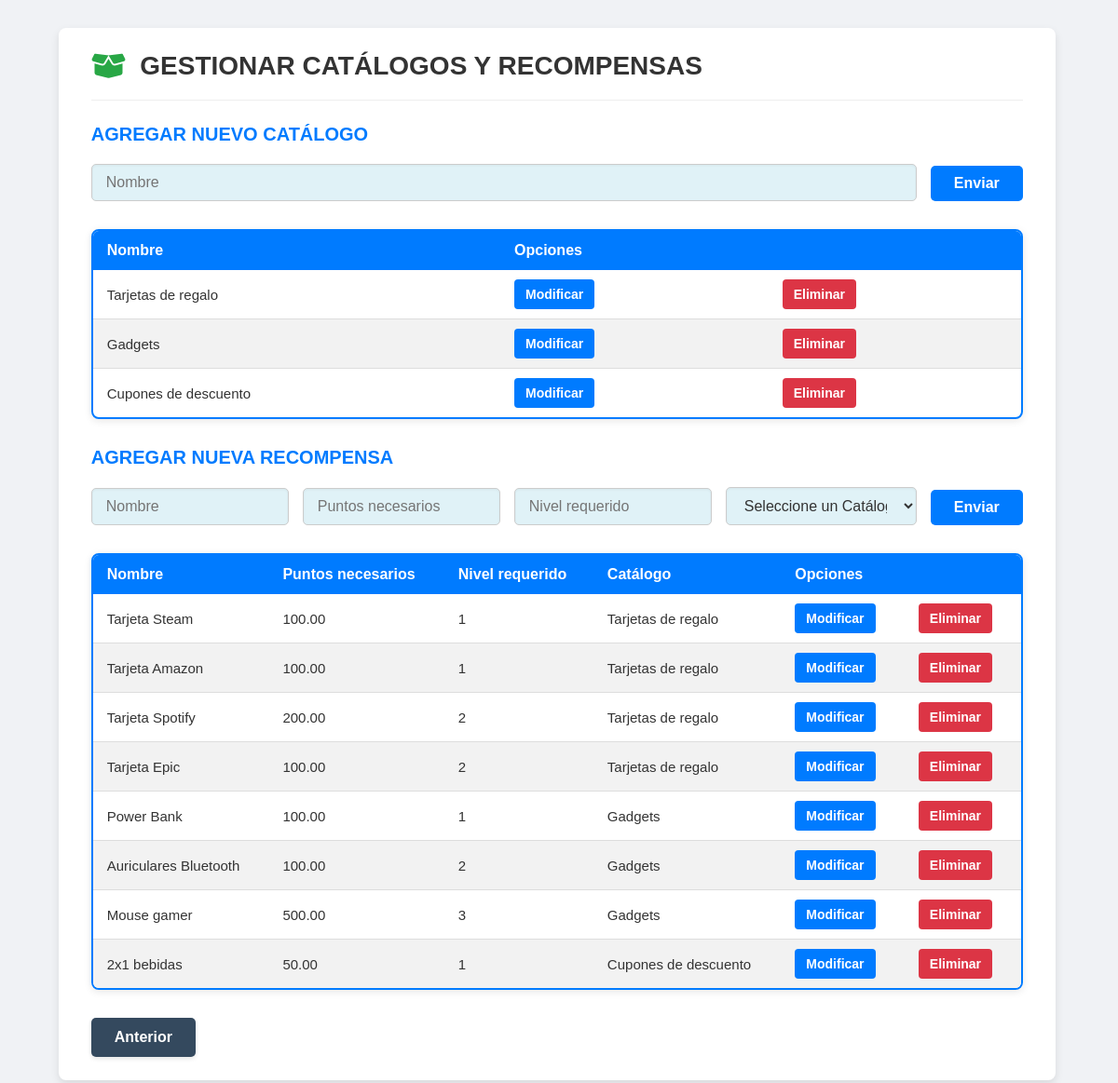
Page /admin/catalogos.php on the committed database.
### tables this page shows
CREATE TABLE IF NOT EXISTS `Catalogo` (
  `idCatalogo` INT NOT NULL AUTO_INCREMENT,
  `nombreCatalogo` VARCHAR(45) NOT NULL,
  `activo` TINYINT NOT NULL DEFAULT 1,
  PRIMARY KEY (`idCatalogo`));

CREATE TABLE IF NOT EXISTS `Recompensa` (
  `idRecompensa` INT NOT NULL AUTO_INCREMENT,
  `nombre` VARCHAR(45) NOT NULL,
  `puntosNecesarios` DECIMAL(10,2) NOT NULL,
  `nivelRequerido` INT NOT NULL,
  `activo` TINYINT NOT NULL DEFAULT 1,
  `idCatalogo` INT NOT NULL,
  PRIMARY KEY (`idRecompensa`),
  INDEX `fk_Recompensa_Catalogo1_idx` (`idCatalogo` ASC),
  CONSTRAINT `fk_Recompensa_Catalogo1`
    FOREIGN KEY (`idCatalogo`)
    REFERENCES `Catalogo` (`idCatalogo`)
    ON DELETE NO ACTION
    ON UPDATE NO ACTION);

### web/admin/catalogos.php (the view, shortened to what this page needs)
<?php
    require_once("../conexion.php");
    $catalogo = false;
    if ($stmt = $conn->prepare("CALL sp_getCatalogos();")) {
        $stmt->execute();
        $catalogo = $stmt->get_result();
    } else {
        error_log("Error al preparar sp_getCatalogos: " . $conn->error);
    }
    $recompensa = false;
    if ($stmt = $conn->prepare("SELECT * FROM Recompensa WHERE activo='1';")) {
        $stmt->execute();
        $recompensa = $stmt->get_result();
    } else {
        error_log("Error al preparar SELECT * FROM Recompensa: " . $conn->error);
    }
?>
<!DOCTYPE html>
<html lang="es">
<head>
    <link rel="stylesheet" href="https://cdnjs.cloudflare.com/ajax/libs/font-awesome/6.0.0-beta3/css/all.min.css">
</head>
<body>
    <div class="container">
        <div class="header">
            <i class="fas fa-box-open icon"></i> <h1>GESTIONAR CATÁLOGOS Y RECOMPENSAS</h1>
        </div>
        <h2>AGREGAR NUEVO CATÁLOGO</h2>
        <form action="" method="POST" class="add-form">
            <input type="text" name="nombre_catalogo" placeholder="Nombre" required>
            <input type="submit" value="Enviar">
        </form>
        <div class="table-container">
            <table class="catalog-table">
                <thead>
                    <tr>
                        <th>Nombre</th>
                        <th colspan="2">Opciones</th>
                    </tr>
                </thead>
                <tbody>
                    <?php
                        if ($catalogo && $catalogo->num_rows > 0) {
                            while ($fila = $catalogo->fetch_assoc()) {
                                echo '<tr>';
                                echo '<td>' . htmlspecialchars($fila['nombreCatalogo'] ?? '') . '</td>';
                                echo '<td><a href="modificar_catalogo.php?id=' . htmlspecialchars($fila['idCatalogo'] ?? '') . '" class="action-button modify-button">Modificar</a></td>';
                                echo '<td><a href="eliminar_catalogo.php?id=' . htmlspecialchars($fila['idCatalogo'] ?? '') . '" class="action-button delete-button">Eliminar</a></td>';
                                echo '</tr>';
                            }
                        } else {
                            echo '<tr><td colspan="3">No hay catálogos activos.</td></tr>';
                        }
                    ?>
                </tbody>
            </table>
        </div>
        <h2>AGREGAR NUEVA RECOMPENSA</h2>
        <form action="" method="POST" class="add-form">
            <input type="text" name="nombre_recompensa" placeholder="Nombre" required>
            <input type="number" name="puntos_necesarios" placeholder="Puntos necesarios" step="0.01" required>
            <input type="number" name="nivel_requerido" placeholder="Nivel requerido" required>
            <select name="id_catalogo" required>
                <option value="">Seleccione un Catálogo</option>
                <?php
                    if ($stmt = $conn->prepare("SELECT idCatalogo, nombreCatalogo FROM Catalogo WHERE activo='1';")) {
                        $stmt->execute();
                    } else {
                        error_log("Error al preparar SELECT * FROM Catalogo para el select: " . $conn->error);
                        echo "<option value=''>Error al cargar catálogos</option>";
                    }
                ?>
            </select>
            <input type="submit" value="Enviar">
        </form>
        <div class="table-container">
            <table class="reward-table">
                <thead>
                    <tr>
                        <th>Nombre</th>
                        <th>Puntos necesarios</th>
                        <th>Nivel requerido</th>
                        <th>Catálogo</th>
                        <th colspan="2">Opciones</th>
                    </tr>
                </thead>
                <tbody>
                    <?php
                        if ($recompensa && $recompensa->num_rows > 0) {
                            while ($fila = $recompensa->fetch_assoc()) {
                                echo '<tr>';
                                echo '<td>' . htmlspecialchars($fila['nombre'] ?? '') . '</td>';
                                echo '<td>' . htmlspecialchars($fila['puntosNecesarios'] ?? '') . '</td>';
                                echo '<td>' . htmlspecialchars($fila['nivelRequerido'] ?? '') . '</td>';
                                $nombreCatalogo = 'N/A';
                                $idCatalogoRecompensa = $fila['idCatalogo'] ?? null;
                                if ($idCatalogoRecompensa !== null && $stmt = $conn->prepare("SELECT nombreCatalogo FROM Catalogo WHERE idCatalogo = ?;")) {
                                    $stmt->bind_param("i", $idCatalogoRecompensa);
                                    $stmt->execute();
                                    $resultadoNombreCatalogo = $stmt->get_result();
                                    if ($resultadoNombreCatalogo->num_rows > 0) {
                                        $catalogoData = $resultadoNombreCatalogo->fetch_assoc();
                                        $nombreCatalogo = htmlspecialchars($catalogoData['nombreCatalogo'] ?? '');
                                    }
                                }
                                echo '<td>' . $nombreCatalogo . '</td>';
                                echo '<td><a href="modificar_recompensa.php?id=' . htmlspecialchars($fila['id'] ?? '') . '" class="action-button modify-button">Modificar</a></td>';
                                echo '<td><a href="eliminar_recompensa.php?id=' . htmlspecialchars($fila['id'] ?? '') . '" class="action-button delete-button">Eliminar</a></td>';
                                echo '</tr>';
                            }
                        } else {
                            echo '<tr><td colspan="6">No hay recompensas activas.</td></tr>';
                        }
                    ?>
                </tbody>
            </table>
        </div>
        <div class="back-button-container">
            <a href="../panelAdministrativo.php" class="back-button">Anterior</a>
        </div>
    </div>
</body>
</html>

### web/admin/catalogos.php (style rules this page uses)
body { font-family: Arial, sans-serif; background-color: #f0f2f5; margin: 0; padding: 0; display: flex; justify-content: center; align-items: flex-start; min-height: 100vh; }
.container { width: 90%; max-width: 1000px; background-color: #ffffff; border-radius: 8px; box-shadow: 0 4px 10px rgba(0, 0, 0, 0.1); padding: 25px 35px; margin-top: 30px; margin-bottom: 30px; }
.header { display: flex; align-items: center; padding-bottom: 20px; border-bottom: 1px solid #eee; margin-bottom: 25px; }
.header .icon { font-size: 30px; color: #28a745; margin-right: 15px; }
.header h1 { font-size: 28px; color: #333; margin: 0; }
h2 { font-size: 20px; color: #007bff; margin-top: 0; margin-bottom: 20px; }
.add-form { display: flex; flex-wrap: wrap; gap: 15px; margin-bottom: 30px; align-items: flex-end; }
.add-form input[type="text"], .add-form input[type="number"], .add-form select { flex: 1; min-width: 180px; padding: 10px 15px; border: 1px solid #ccc; border-radius: 5px; font-size: 16px; background-color: #e0f2f7; color: #333; box-shadow: inset 0 1px 3px rgba(0,0,0,0.05); }
.add-form input[type="submit"] { background-color: #007bff; color: white; padding: 10px 25px; border: none; border-radius: 5px; cursor: pointer; font-size: 16px; font-weight: bold; transition: background-color 0.3s ease; }
.table-container { border: 2px solid #007bff; border-radius: 8px; overflow: hidden; box-shadow: 0 2px 8px rgba(0,0,0,0.1); margin-bottom: 30px; }
.catalog-table, .reward-table { width: 100%; border-collapse: collapse; margin: 0; }
.catalog-table thead th, .reward-table thead th { background-color: #007bff; color: white; padding: 12px 15px; text-align: left; font-size: 16px; }
.catalog-table tbody td, .reward-table tbody td { padding: 10px 15px; border-bottom: 1px solid #ddd; color: #333; font-size: 15px; }
.catalog-table tbody tr:last-child td, .reward-table tbody tr:last-child td { border-bottom: none; }
.catalog-table tbody tr:nth-child(even), .reward-table tbody tr:nth-child(even) { background-color: #f2f2f2; }
.action-button { display: inline-block; padding: 8px 12px; border-radius: 4px; text-decoration: none; font-size: 14px; font-weight: bold; color: white; transition: background-color 0.3s ease; margin-right: 5px; }
.modify-button { background-color: #007bff; }
.delete-button { background-color: #dc3545; }
.back-button-container { margin-top: 30px; text-align: left; }
.back-button { display: inline-block; background-color: #34495e; color: white; padding: 12px 25px; border-radius: 5px; text-decoration: none; font-size: 16px; font-weight: bold; transition: background-color 0.3s ease; box-shadow: 0 2px 5px rgba(0, 0, 0, 0.1); }

### rows in the picture
catalogo: nombreCatalogo "Tarjetas de regalo"
catalogo: nombreCatalogo "Gadgets"
catalogo: nombreCatalogo "Cupones de descuento"
recompensa: nombre "Tarjeta Steam", puntosNecesarios "100.00", nivelRequerido "1", idCatalogo.nombreCatalogo "Tarjetas de regalo"
recompensa: nombre "Tarjeta Amazon", puntosNecesarios "100.00", nivelRequerido "1", idCatalogo.nombreCatalogo "Tarjetas de regalo"
recompensa: nombre "Tarjeta Spotify", puntosNecesarios "200.00", nivelRequerido "2", idCatalogo.nombreCatalogo "Tarjetas de regalo"
recompensa: nombre "Tarjeta Epic", puntosNecesarios "100.00", nivelRequerido "2", idCatalogo.nombreCatalogo "Tarjetas de regalo"
recompensa: nombre "Power Bank", puntosNecesarios "100.00", nivelRequerido "1", idCatalogo.nombreCatalogo "Gadgets"
recompensa: nombre "Auriculares Bluetooth", puntosNecesarios "100.00", nivelRequerido "2", idCatalogo.nombreCatalogo "Gadgets"
recompensa: nombre "Mouse gamer", puntosNecesarios "500.00", nivelRequerido "3", idCatalogo.nombreCatalogo "Gadgets"
recompensa: nombre "2x1 bebidas", puntosNecesarios "50.00", nivelRequerido "1", idCatalogo.nombreCatalogo "Cupones de descuento"
